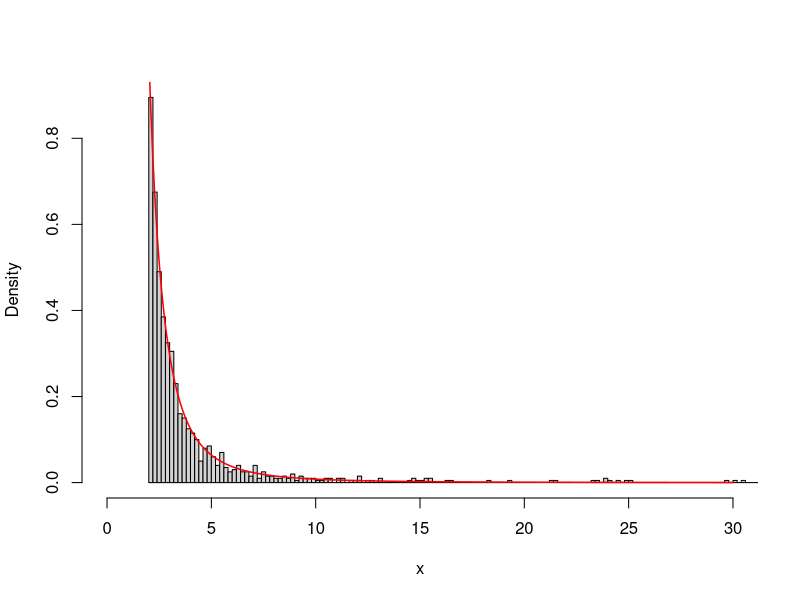
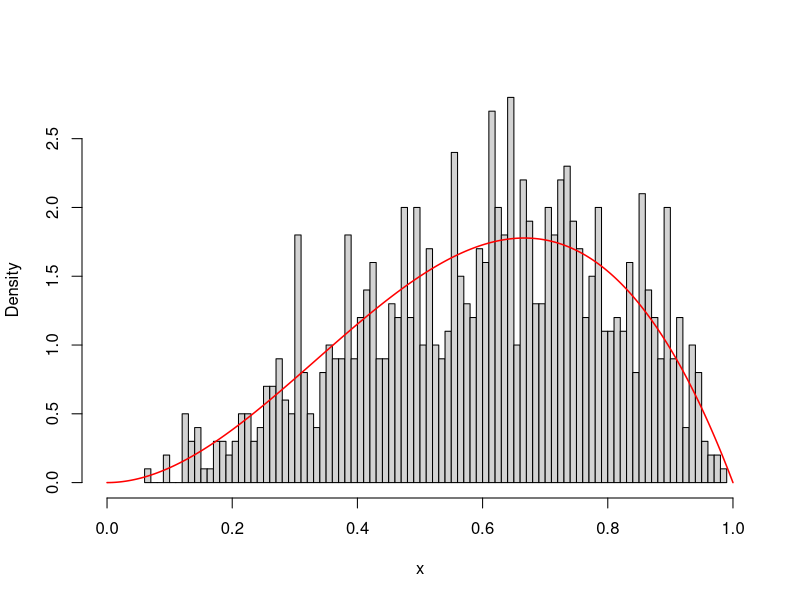
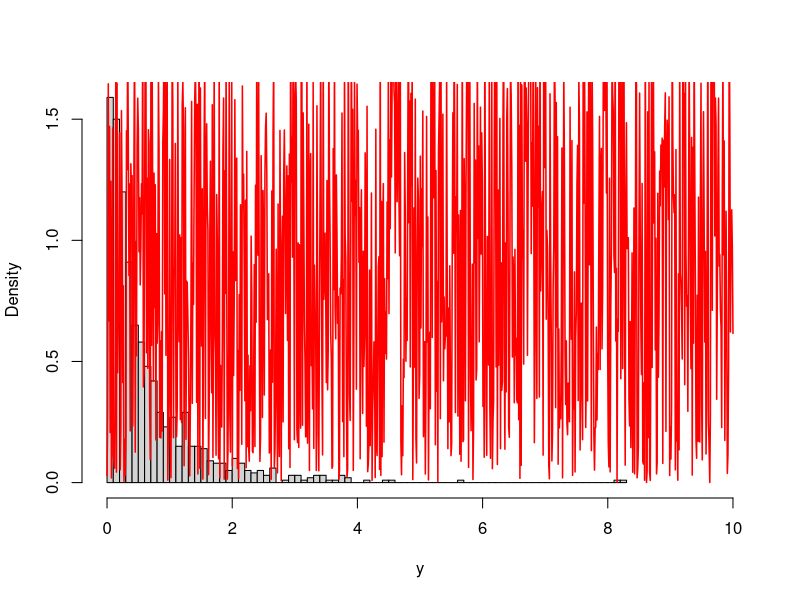
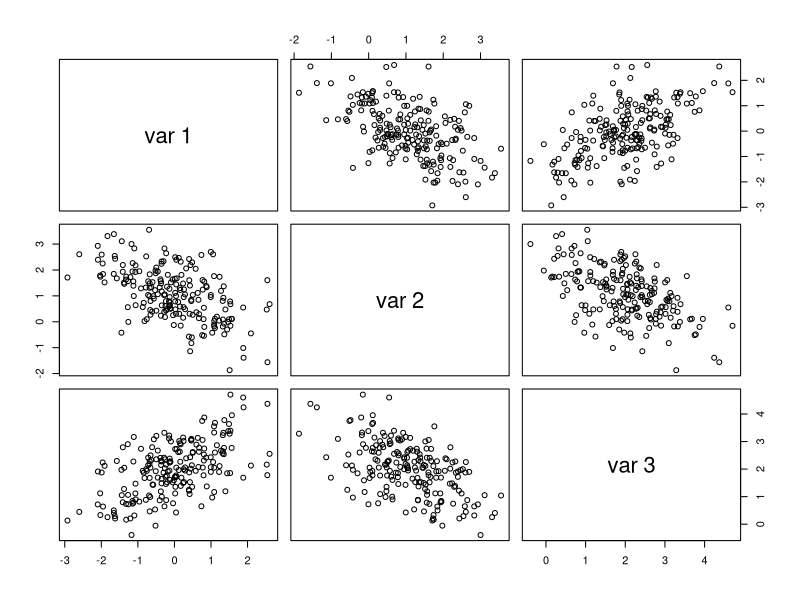

Generate these figures, in order, with R:

#3.3
n <- 1000
u <- runif(n)
x <- 2/u^(1/2)
hist(x, prob = TRUE, breaks = 300, xlim = c(0,30), main = "")
y <- seq(2, 30, length.out = n)
lines(y, 8/y^3, lwd=1.5, col="red")

#3.5
n <- 1000
u <- runif(n)
x <- as.integer(u>0.1) + as.integer(u>0.3) + as.integer(u>0.5) + as.integer(u>0.7)
p <- c(.1, .2, .2, .2, .3)
y <- sample(c(0,1,2,3,4), size = n, replace = TRUE, prob = p)
round(rbind(table(x)/n, table(y)/n, p), 3)

#3.6
#proof see rmd

#3.7
nBetaAR <- function(n, a, b){
  k <- 0 #counter for accepted
  y <- numeric(n)
  c <- beta(a, b)
  while (k < n){
    u <- runif(1)
    x <- runif(1) #random variate from g
    if (x^(a-1) * (1-x)^(b-1) > u){
      #we accept x
      k <- k + 1
      y[k] <- x
    }
  }
  return (y)
}

n <- 1000
x <- nBetaAR(n, 3, 2)
hist(x, prob = TRUE, breaks = 100, main = "", xlim = c(0, 1))
y <- seq(0, 1, length.out = n)
lines(y, y^2*(1-y)/beta(3,2), lwd=1.5, col="red")

#3.12
n <- 1000
r <- 4
beta <- 2
lambda <- rgamma(n, r, beta)
y <- rexp(n, lambda)
hist(y, prob = TRUE, breaks = 100, main = "", xlim = c(0, 10))

#3.13
yy <- seq(0, 10, length.out = n)
lines(yy, 64/(2+y)^5, lwd=1.5, col="red")

#3.14
n <- 200
mu <- c(0, 1, 2)
Sigma <- matrix(c(1, -.5, .5, -.5, 1, -.5, .5, -.5, 1), nrow = 3, ncol = 3)
rmvn.Choleski <-
  function(n, mu, Sigma) {
    # generate n random vectors from MVN(mu, Sigma)
    # dimension is inferred from mu and Sigma
    d <- length(mu)
    Q <- chol(Sigma) # Choleski factorization of Sigma
    Z <- matrix(rnorm(n*d), nrow=n, ncol=d)
    X <- Z %*% Q + matrix(mu, n, d, byrow=TRUE)
    X
  }
# generate the sample
X <- rmvn.Choleski(n, mu, Sigma)
pairs(X)
print(cor(X))
